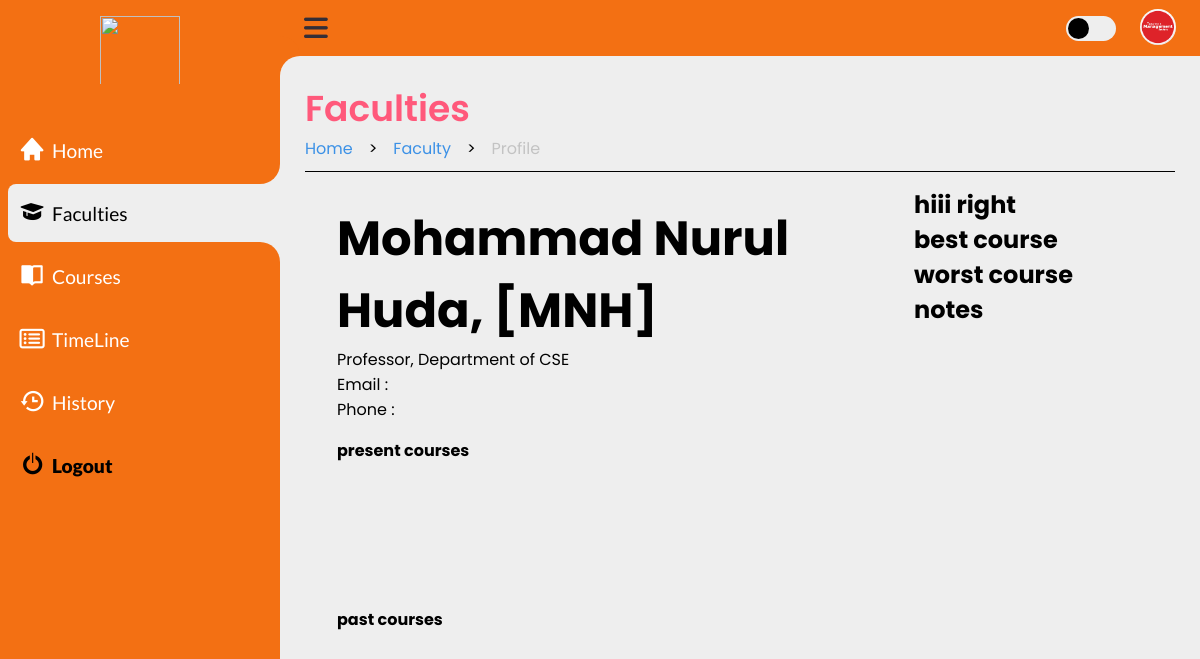
/faculty/faculty_profile.php?f_id=2 (signed in), run on the app's committed database.
### tables this page shows
CREATE TABLE `accounts` (
  `ac_id` int(2) NOT NULL,
  `username` varchar(35) NOT NULL,
  `useremail` varchar(50) NOT NULL,
  `userpassword` varchar(255) NOT NULL,
  `priority` int(3) NOT NULL,
  `img` varchar(255) NOT NULL
);

CREATE TABLE `faculty` (
  `f_id` int(4) NOT NULL,
  `f_name` varchar(70) NOT NULL,
  `f_code` varchar(20) NOT NULL,
  `f_mail` varchar(50) NOT NULL,
  `f_contact` varchar(11) NOT NULL,
  `dept` varchar(50) NOT NULL,
  `desig` varchar(50) NOT NULL,
  `f_room` int(5) NOT NULL,
  `f_current_T` int(2) NOT NULL DEFAULT 0,
  `f_max_T` int(2) NOT NULL DEFAULT 0,
  `f_current_L` int(2) NOT NULL DEFAULT 0,
  `f_max_L` int(2) NOT NULL DEFAULT 0,
  `visible` int(2) NOT NULL DEFAULT 1
);

### accounts/fetch_info_BE.php (called while the page is built, shortened)
<?php
    include('/xampp/htdocs/web_Progrmming_project/db_con.php');
    if (isset($_SESSION['ac_id']) && isset($_SESSION['prior'])) {
        $ac_id = $_SESSION['ac_id'];
        $prior = $_SESSION['prior'];
        $sql = "SELECT username, useremail, img FROM accounts WHERE ac_id = $ac_id AND priority = $prior";
        $result = mysqli_query($con, $sql);
            if (mysqli_num_rows($result) == 1) {
                $row = mysqli_fetch_array($result);
                $img = $row['img'];
            } else {
                $_SESSION['red'] = "Warning: Failed to fetch data";
                exit(0);
            }
        } else {
            $_SESSION['red'] = "Warning: Please Login First";
            header("Location: /log_Sign/Login.php");
            exit(0);
    }
?>

### faculty/faculty_details_BE.php (called while the page is built, shortened)
<?php
    include('/xampp/htdocs/web_Progrmming_project/db_con.php');
if (isset($_SESSION['ac_id']) && isset($_SESSION['prior'])) {
    if (isset($_GET['f_id'])) {
        $f_id = $_GET['f_id'];
        $sql = "SELECT * FROM faculty WHERE f_id = $f_id";
        $result = $con->query($sql);
        if ($result->num_rows > 0) {
            while ($row = $result->fetch_assoc()) {
                $f_name = $row['f_name'];
                $f_code = $row['f_code'];
                $dept = $row['dept'];
                $desig = $row['desig'];
            }
        } else {
            echo 'error';
        }
    } else {
        echo 'error';
    }
} else {
    echo 'Unauthorized access';
}
?>

### faculty/faculty_profile.php (the view, shortened to what this page needs)
<?php
    include('/xampp/htdocs/web_Progrmming_project/accounts/fetch_info_BE.php');
    include('/xampp/htdocs/web_Progrmming_project/faculty/faculty_details_BE.php');
?>
<!DOCTYPE html>
<html lang="en">
    <head>
        <link rel="stylesheet" href="https://cdnjs.cloudflare.com/ajax/libs/font-awesome/6.4.0/css/all.min.css"/>
        <link href='https://unpkg.com/boxicons@2.1.4/css/boxicons.min.css' rel='stylesheet'>
        <link rel="stylesheet" href="/faculty/faculty_profile.css">
    </head>
    <body>
        <section class="sidebar">
            <a href="#" class="logo">
                <img src="#"/>
            </a>
            <ul class="side-menu top">
                <li>
                <a href="/home/Home.php" class="nav-link">
                    <i style="font-size: 1.7rem;" class='bx bxs-home' ></i>
                    <span class="text">Home</span>
                </a>
                </li>
                <li class="active">
                <a href="/faculty/Faculty.php" class="nav-link">
                    <i style="font-size: 1.7rem;" class='bx bxs-graduation' ></i>
                    <span class="text">Faculties</span>
                </a>
                </li>
                <li>
                <a href="/course/course.php" class="nav-link">
                    <i style="font-size: 1.6rem;" class='bx bxs-book-open'></i>
                    <span class="text">Courses</span>
                </a>
                </li>
                <li>
                <a href="/timeline/timeline.php" class="nav-link">
                    <i style="font-size: 1.4rem;" class="fa-regular fa-rectangle-list"></i>
                    <span class="text">TimeLine</span>
                </a>
                </li>
                <li>
                    <a href="/history/history.php" class="nav-link">
                        <i style="font-size: 1.7rem;" class='bx bx-history' ></i>
                        <span class="text">History</span>
                    </a>
                </li>
                <li>
                <a href="/log_Sign/logout_BE.php" class="logout">
                    <i style="font-size: 1.7rem; font-weight:900;" class='bx bx-power-off' ></i>
                    <span class="text">Logout</span>
                </a>
                </li>
            </ul>
        </section>
        <section class="content">
            <nav class="e">
                <i class="fas fa-bars menu-btn"></i>
                <form action="#">
                </form>
                <label for="switch-mode" class="switch-mode"></label>
                <a href="/accounts/account.php" class="profile"><img src="../accounts/<?php echo $img ?>" alt="profile"/></a>
            </nav>
            <main class="mn">
                <div class="head-title">
                    <div class="left">
                        <h1>Faculties</h1>
                        <ul class="breadcrumb">
                            <li><a class="active" href="/home/Home.php">Home</a></li>
                            <li>></li>
                            <li><a class="active" href="/faculty/Faculty.php">Faculty</a></li>
                            <li>></li>
                            <li><a>Profile</a></li>
                        </ul>
                    </div>
                </div>
                <div class="profileBox">
                <div class="left">
                        <div class="details">
                            <h1><?php echo $f_name,", [", $f_code, "]" ?></h1>
                            <p><?php echo $desig, ", Department of ", $dept ?></p>
                            <p><?php echo "Email : ", $f_mail ?></p>
                            <p><?php echo "Phone : ", $f_contact ?></p>
                        </div>
                        <h1 id="header">present courses</h1>
                        <div class="present">
                        </div>
                        <h1 id="header">past courses</h1>
                        <div class="present">
                        </div>
                    </div>
                    <div class="right">
                        <h1>hiii right</h1>
                        <div class="box">
                            <div class="best">
                                <h1>best course</h1>
                            </div>
                            <div class="worst">
                                <h1>worst course</h1>
                            </div>
                            <div class="notes">
                                <h1>notes</h1>
                            </div>
                        </div>
                    </div>
                </div>
            </main>
        </section>
    </body>
</html>

### data on the page
accounts: img (picture)
faculty: f_name "Mohammad Nurul Huda", f_code "MNH", desig "Professor", dept "CSE"
